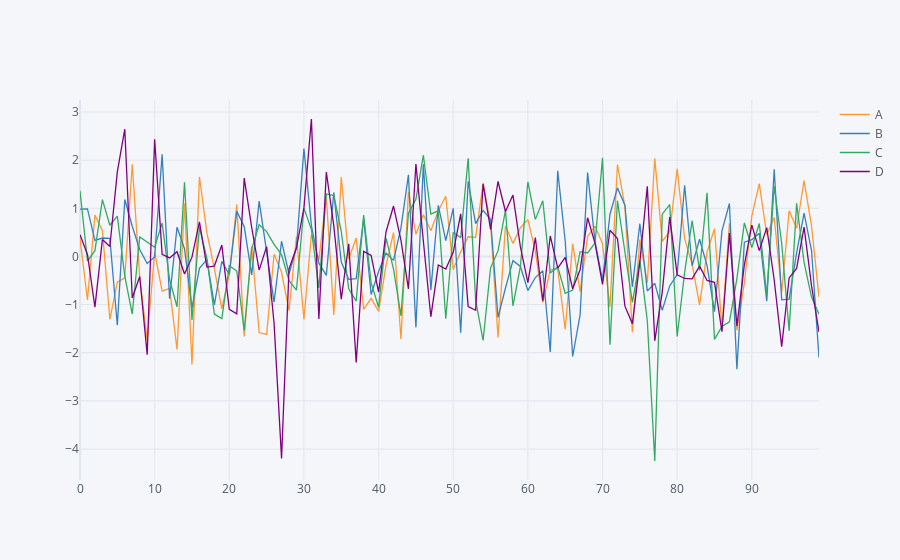

Notebook code for this chart:
### Code cell
df.iplot() #allow interactive plot
